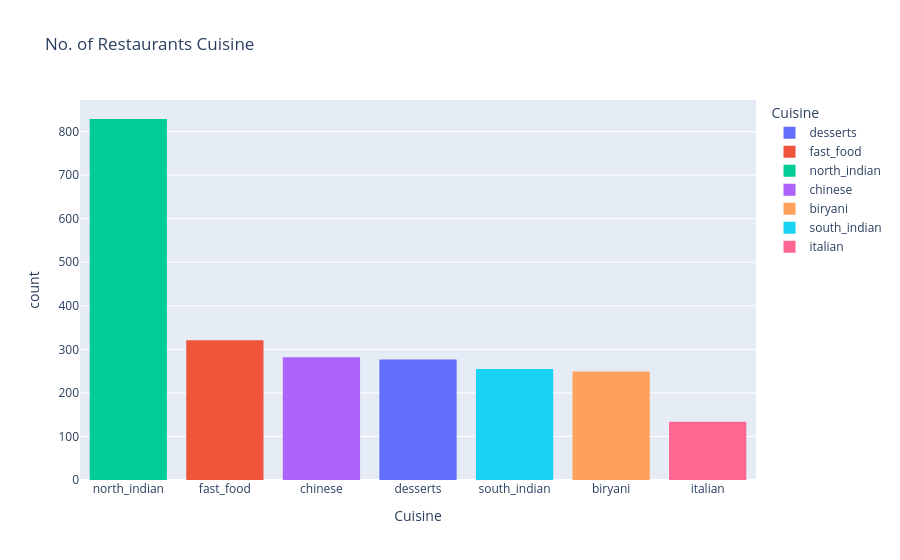

Source (notebook cell):
### Code cell
fig = px.histogram(online_Order, x='Cuisine', color='Cuisine',
 title='No. of Restaurants Cuisine',
 labels={'Cuisine':'Cuisine'}).update_xaxes(categoryorder="total descending")

fig.show()

### Figure 1 — Plotly figure (JSON) as saved in the notebook; plotly's stock layout.template omitted (floating-point values rounded to 4 significant figures; data arrays with more than 128 entries replaced by an {"elided": "..."} marker saying what was removed)
{"data": [{"alignmentgroup": "True", "bingroup": "x", "hovertemplate": "Cuisine=%{x}<br>count=%{y}<extra></extra>", "legendgroup": "desserts", "marker": {"color": "#636efa", "pattern": {"shape": ""}}, "name": "desserts", "offsetgroup": "desserts", "orientation": "v", "showlegend": true, "type": "histogram", "x": {"elided": "277 str values"}, "xaxis": "x", "yaxis": "y"}, {"alignmentgroup": "True", "bingroup": "x", "hovertemplate": "Cuisine=%{x}<br>count=%{y}<extra></extra>", "legendgroup": "fast_food", "marker": {"color": "#EF553B", "pattern": {"shape": ""}}, "name": "fast_food", "offsetgroup": "fast_food", "orientation": "v", "showlegend": true, "type": "histogram", "x": {"elided": "321 str values"}, "xaxis": "x", "yaxis": "y"}, {"alignmentgroup": "True", "bingroup": "x", "hovertemplate": "Cuisine=%{x}<br>count=%{y}<extra></extra>", "legendgroup": "north_indian", "marker": {"color": "#00cc96", "pattern": {"shape": ""}}, "name": "north_indian", "offsetgroup": "north_indian", "orientation": "v", "showlegend": true, "type": "histogram", "x": {"elided": "829 str values"}, "xaxis": "x", "yaxis": "y"}, {"alignmentgroup": "True", "bingroup": "x", "hovertemplate": "Cuisine=%{x}<br>count=%{y}<extra></extra>", "legendgroup": "chinese", "marker": {"color": "#ab63fa", "pattern": {"shape": ""}}, "name": "chinese", "offsetgroup": "chinese", "orientation": "v", "showlegend": true, "type": "histogram", "x": {"elided": "282 str values"}, "xaxis": "x", "yaxis": "y"}, {"alignmentgroup": "True", "bingroup": "x", "hovertemplate": "Cuisine=%{x}<br>count=%{y}<extra></extra>", "legendgroup": "biryani", "marker": {"color": "#FFA15A", "pattern": {"shape": ""}}, "name": "biryani", "offsetgroup": "biryani", "orientation": "v", "showlegend": true, "type": "histogram", "x": {"elided": "249 str values"}, "xaxis": "x", "yaxis": "y"}, {"alignmentgroup": "True", "bingroup": "x", "hovertemplate": "Cuisine=%{x}<br>count=%{y}<extra></extra>", "legendgroup": "south_indian", "marker": {"color": "#19d3f3", "pattern": {"shape": ""}}, "name": "south_indian", "offsetgroup": "south_indian", "orientation": "v", "showlegend": true, "type": "histogram", "x": {"elided": "255 str values"}, "xaxis": "x", "yaxis": "y"}, {"alignmentgroup": "True", "bingroup": "x", "hovertemplate": "Cuisine=%{x}<br>count=%{y}<extra></extra>", "legendgroup": "italian", "marker": {"color": "#FF6692", "pattern": {"shape": ""}}, "name": "italian", "offsetgroup": "italian", "orientation": "v", "showlegend": true, "type": "histogram", "x": {"elided": "134 str values"}, "xaxis": "x", "yaxis": "y"}], "layout": {"barmode": "relative", "legend": {"title": {"text": "Cuisine"}, "tracegroupgap": 0}, "title": {"text": "No. of Restaurants Cuisine"}, "xaxis": {"anchor": "y", "categoryarray": ["desserts", "fast_food", "north_indian", "chinese", "biryani", "south_indian", "italian"], "categoryorder": "total descending", "domain": [0, 1], "title": {"text": "Cuisine"}}, "yaxis": {"anchor": "x", "domain": [0, 1], "title": {"text": "count"}}}}
